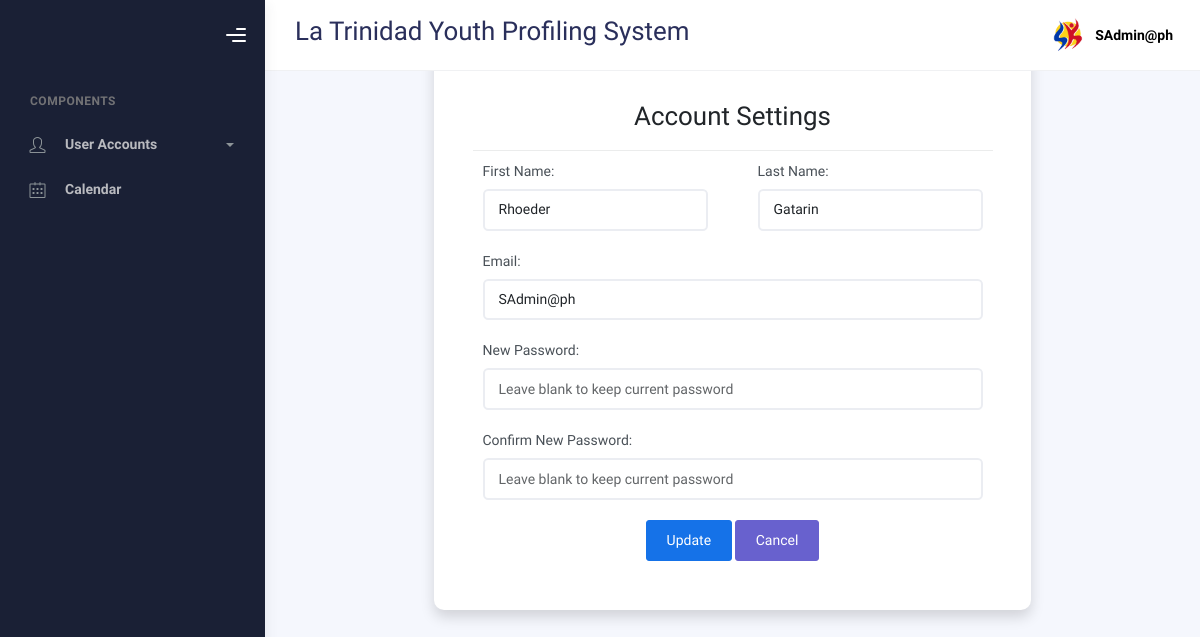
/superadmin/account_setting.php (signed in), run on the app's committed database.
### tables this page shows
CREATE TABLE `account` (
  `id` int(250) NOT NULL,
  `email` varchar(50) NOT NULL,
  `password` varchar(255) NOT NULL,
  `FirstName` varchar(50) NOT NULL,
  `LastName` varchar(50) NOT NULL,
  `role` enum('superadmin','admin','user') NOT NULL DEFAULT 'user',
  `code` varchar(50) DEFAULT NULL
);

### superadmin/account_setting.php (the view, shortened to what this page needs)
<?php
include ("../connection/conne.php");
$barangay_code = "";
$FirstName = $LastName = $email = '';
$current_email = $_SESSION['email'];
$query = "SELECT * FROM account WHERE email = '$current_email'";
$result = mysqli_query($conn, $query);
if (mysqli_num_rows($result) == 1) {
  $row = mysqli_fetch_assoc($result);
  $FirstName = $row['FirstName'];
  $LastName = $row['LastName'];
  $email = $row['email'];
} else {
  echo "User data not found.";
  exit();
}
?>
<!DOCTYPE html>
<html lang="en">
<head>
  <link rel="stylesheet" href="../bootstrap/assets/css/bootstrap.min.css" />
  <link rel="stylesheet" href="../bootstrap/assets/css/plugins.min.css" />
  <link rel="stylesheet" href="../bootstrap/assets/css/kaiadmin.min.css" />
</head>
<body>
  <div class="wrapper">
    <div class="sidebar" data-background-color="dark">
      <div class="sidebar-logo">
        <div class="logo-header" data-background-color="dark">
          <div class="nav-toggle">
            <button class="btn btn-toggle toggle-sidebar">
              <i class="gg-menu-right"></i>
            </button>
          </div>
        </div>
      </div>
      <div class="sidebar-wrapper scrollbar scrollbar-inner">
        <div class="sidebar-content">
          <ul class="nav nav-secondary">
            <li class="nav-section">
              <h4 class="text-section">Components</h4>
            </li>
            <li class="nav-item">
            <li class="nav-item">
              <a data-bs-toggle="collapse" href="#forms">
                <i class="fas icon-user"></i>
                <p>User Accounts</p>
                <span class="caret"></span>
              </a>
            </li>
            <li class="nav-item">
              <a href="calendar.php">
                <i class="fas icon-calendar"></i>
                <p>Calendar</p>
              </a>
            </li>
          </ul>
        </div>
      </div>
    </div>
    <div class="main-panel">
      <div class="main-header">
        <nav class="navbar navbar-header navbar-header-transparent navbar-expand-lg border-bottom">
          <div class="container-fluid">
            <h2><?php echo $barangay_code; ?> La Trinidad Youth Profiling System</h2>
            <ul class="navbar-nav topbar-nav ms-md-auto align-items-center">
              <li class="nav-item topbar-user dropdown hidden-caret">
                <a class="dropdown-toggle profile-pic" data-bs-toggle="dropdown" aria-expanded="false">
                  <div class="avatar-sm">
                    <img src="../bootstrap/assets/img/profile.jpg" alt="..." class="avatar-img rounded-circle" />
                  </div>
                  <span class="profile-username">
                    <span class="fw-bold"><?php echo $_SESSION['email']; ?></span>
                  </span>
                </a>
              </li>
            </ul>
          </div>
        </nav>
      </div>
      <div class="container mt-1 d-flex justify-content-center align-items-center full-height">
      <div class="card shadow p-4">
        <div class="card-body">
        <h2 class="card-header text-center">Account Settings</h2>
        <form method="POST" action="<?php echo htmlspecialchars($_SERVER["PHP_SELF"]); ?>">
          <div class="row">
            <div class="col-md-6">
              <div class="form-group">
                <label for="fname">First Name:</label>
                <input type="text" class="form-control" id="fname" name="fname"
                  value="<?php echo htmlspecialchars($FirstName); ?>" required>
              </div>
            </div>
            <div class="col-md-6">
              <div class="form-group">
                <label for="lname">Last Name:</label>
                <input type="text" class="form-control" id="lname" name="lname"
                  value="<?php echo htmlspecialchars($LastName); ?>" required>
              </div>
            </div>
          </div>
          <div class="form-group">
            <label for="email">Email:</label>
            <input type="email" class="form-control" id="email" name="email"
              value="<?php echo htmlspecialchars($email); ?>" required>
          </div>
          <div class="form-group">
            <label for="password">New Password:</label>
            <input type="password" class="form-control" id="password" name="password"
              placeholder="Leave blank to keep current password">
          </div>
          <div class="form-group">
            <label for="cpassword">Confirm New Password:</label>
            <input type="password" class="form-control" id="cpassword" name="cpassword"
              placeholder="Leave blank to keep current password">
          </div>
          <div class="form-group"><center>
            <input type="submit" class="btn btn-primary" name="submit" value="Update">
            <a href="accounts.php" class="btn btn-secondary">Cancel</a>
          </center></div>
        </form>
      </div>
    </div>
    </div>
  </div>
</body>
</html>

### data on the page
account: fname "Rhoeder", lname "Gatarin", email "SAdmin@ph"

### other printed values
$_SESSION['email'] "SAdmin@ph"
